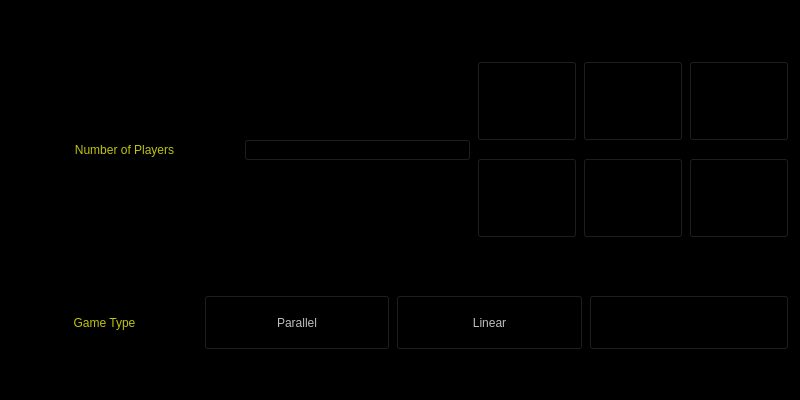
<?xml version="1.0" encoding="UTF-8"?>
<ui version="4.0">
 <class>GameSetupUi</class>
 <widget class="QWidget" name="GameSetupUi">
  <property name="geometry">
   <rect>
    <x>0</x>
    <y>0</y>
    <width>800</width>
    <height>400</height>
   </rect>
  </property>
  <property name="windowTitle">
   <string>Form</string>
  </property>
  <property name="styleSheet">
   <string notr="true">background-color: rgb(0, 0, 0);</string>
  </property>
  <layout class="QGridLayout" name="gridLayout_2">
   <item row="0" column="0" colspan="2">
    <layout class="QHBoxLayout" name="horizontalLayout_2">
     <property name="sizeConstraint">
      <enum>QLayout::SetFixedSize</enum>
     </property>
     <item>
      <widget class="QLabel" name="gameSetupLabel">
       <property name="sizePolicy">
        <sizepolicy hsizetype="Minimum" vsizetype="Minimum">
         <horstretch>0</horstretch>
         <verstretch>0</verstretch>
        </sizepolicy>
       </property>
       <property name="minimumSize">
        <size>
         <width>200</width>
         <height>200</height>
        </size>
       </property>
       <property name="maximumSize">
        <size>
         <width>400</width>
         <height>400</height>
        </size>
       </property>
       <property name="styleSheet">
        <string notr="true">color: qradialgradient(spread:pad, cx:0.5, cy:0.5, radius:0.5, fx:0.5, fy:0.5, stop:0 rgba(0, 0, 0, 0), stop:0.52 rgba(0, 0, 0, 0), stop:0.565 rgba(82, 121, 76, 33), stop:0.65 rgba(159, 235, 148, 64), stop:0.721925 rgba(255, 238, 150, 129), stop:0.77 rgba(255, 128, 128, 204), stop:0.89 rgba(191, 128, 255, 64), stop:1 rgba(0, 0, 0, 0));
font: 75 7pt &quot;Ubuntu&quot;;
color: rgb(192, 195, 15);</string>
       </property>
       <property name="frameShape">
        <enum>QFrame::NoFrame</enum>
       </property>
       <property name="text">
        <string>Number of Players</string>
       </property>
       <property name="alignment">
        <set>Qt::AlignCenter</set>
       </property>
      </widget>
     </item>
     <item>
      <widget class="QComboBox" name="numberOfPlayersSelect">
       <property name="sizePolicy">
        <sizepolicy hsizetype="Preferred" vsizetype="Fixed">
         <horstretch>0</horstretch>
         <verstretch>0</verstretch>
        </sizepolicy>
       </property>
       <property name="editable">
        <bool>false</bool>
       </property>
       <property name="maxVisibleItems">
        <number>5</number>
       </property>
       <item>
        <property name="text">
         <string>2</string>
        </property>
       </item>
       <item>
        <property name="text">
         <string>3</string>
        </property>
       </item>
       <item>
        <property name="text">
         <string>4</string>
        </property>
       </item>
       <item>
        <property name="text">
         <string>5</string>
        </property>
       </item>
       <item>
        <property name="text">
         <string>6</string>
        </property>
       </item>
      </widget>
     </item>
     <item>
      <layout class="QGridLayout" name="gridLayout">
       <property name="sizeConstraint">
        <enum>QLayout::SetFixedSize</enum>
       </property>
       <item row="0" column="0">
        <widget class="MyButton" name="playerToggle1">
         <property name="sizePolicy">
          <sizepolicy hsizetype="Fixed" vsizetype="Fixed">
           <horstretch>0</horstretch>
           <verstretch>0</verstretch>
          </sizepolicy>
         </property>
         <property name="minimumSize">
          <size>
           <width>100</width>
           <height>40</height>
          </size>
         </property>
         <property name="maximumSize">
          <size>
           <width>200</width>
           <height>80</height>
          </size>
         </property>
         <property name="text">
          <string>1 Player</string>
         </property>
        </widget>
       </item>
       <item row="0" column="1">
        <widget class="MyButton" name="playerToggle2">
         <property name="sizePolicy">
          <sizepolicy hsizetype="Fixed" vsizetype="Fixed">
           <horstretch>0</horstretch>
           <verstretch>0</verstretch>
          </sizepolicy>
         </property>
         <property name="minimumSize">
          <size>
           <width>100</width>
           <height>40</height>
          </size>
         </property>
         <property name="maximumSize">
          <size>
           <width>200</width>
           <height>80</height>
          </size>
         </property>
         <property name="text">
          <string>2 Players</string>
         </property>
        </widget>
       </item>
       <item row="0" column="2">
        <widget class="MyButton" name="playerToggle3">
         <property name="sizePolicy">
          <sizepolicy hsizetype="Fixed" vsizetype="Fixed">
           <horstretch>0</horstretch>
           <verstretch>0</verstretch>
          </sizepolicy>
         </property>
         <property name="minimumSize">
          <size>
           <width>100</width>
           <height>40</height>
          </size>
         </property>
         <property name="maximumSize">
          <size>
           <width>200</width>
           <height>80</height>
          </size>
         </property>
         <property name="text">
          <string>3 Players</string>
         </property>
        </widget>
       </item>
       <item row="1" column="0">
        <widget class="MyButton" name="playerToggle4">
         <property name="sizePolicy">
          <sizepolicy hsizetype="Fixed" vsizetype="Fixed">
           <horstretch>0</horstretch>
           <verstretch>0</verstretch>
          </sizepolicy>
         </property>
         <property name="minimumSize">
          <size>
           <width>100</width>
           <height>40</height>
          </size>
         </property>
         <property name="maximumSize">
          <size>
           <width>200</width>
           <height>80</height>
          </size>
         </property>
         <property name="text">
          <string>4 Players</string>
         </property>
        </widget>
       </item>
       <item row="1" column="1">
        <widget class="MyButton" name="playerToggle5">
         <property name="sizePolicy">
          <sizepolicy hsizetype="Fixed" vsizetype="Fixed">
           <horstretch>0</horstretch>
           <verstretch>0</verstretch>
          </sizepolicy>
         </property>
         <property name="minimumSize">
          <size>
           <width>100</width>
           <height>40</height>
          </size>
         </property>
         <property name="maximumSize">
          <size>
           <width>200</width>
           <height>80</height>
          </size>
         </property>
         <property name="text">
          <string>5 Players</string>
         </property>
        </widget>
       </item>
       <item row="1" column="2">
        <widget class="MyButton" name="playerToggle6">
         <property name="sizePolicy">
          <sizepolicy hsizetype="Fixed" vsizetype="Fixed">
           <horstretch>0</horstretch>
           <verstretch>0</verstretch>
          </sizepolicy>
         </property>
         <property name="minimumSize">
          <size>
           <width>100</width>
           <height>40</height>
          </size>
         </property>
         <property name="maximumSize">
          <size>
           <width>200</width>
           <height>80</height>
          </size>
         </property>
         <property name="text">
          <string>6 Players</string>
         </property>
        </widget>
       </item>
      </layout>
     </item>
    </layout>
   </item>
   <item row="1" column="0">
    <layout class="QHBoxLayout" name="horizontalLayout">
     <property name="sizeConstraint">
      <enum>QLayout::SetFixedSize</enum>
     </property>
     <item>
      <widget class="QLabel" name="gameTypeLabel">
       <property name="sizePolicy">
        <sizepolicy hsizetype="Minimum" vsizetype="Minimum">
         <horstretch>0</horstretch>
         <verstretch>0</verstretch>
        </sizepolicy>
       </property>
       <property name="minimumSize">
        <size>
         <width>150</width>
         <height>40</height>
        </size>
       </property>
       <property name="styleSheet">
        <string notr="true">color: qradialgradient(spread:pad, cx:0.5, cy:0.5, radius:0.5, fx:0.5, fy:0.5, stop:0 rgba(0, 0, 0, 0), stop:0.52 rgba(0, 0, 0, 0), stop:0.565 rgba(82, 121, 76, 33), stop:0.65 rgba(159, 235, 148, 64), stop:0.721925 rgba(255, 238, 150, 129), stop:0.77 rgba(255, 128, 128, 204), stop:0.89 rgba(191, 128, 255, 64), stop:1 rgba(0, 0, 0, 0));
font: 75 7pt &quot;Ubuntu&quot;;
color: rgb(192, 195, 15);</string>
       </property>
       <property name="frameShape">
        <enum>QFrame::NoFrame</enum>
       </property>
       <property name="text">
        <string>Game Type</string>
       </property>
       <property name="alignment">
        <set>Qt::AlignCenter</set>
       </property>
      </widget>
     </item>
     <item>
      <widget class="MyButton" name="parallelSelect">
       <property name="enabled">
        <bool>false</bool>
       </property>
       <property name="sizePolicy">
        <sizepolicy hsizetype="Fixed" vsizetype="Fixed">
         <horstretch>0</horstretch>
         <verstretch>0</verstretch>
        </sizepolicy>
       </property>
       <property name="minimumSize">
        <size>
         <width>100</width>
         <height>40</height>
        </size>
       </property>
       <property name="maximumSize">
        <size>
         <width>200</width>
         <height>80</height>
        </size>
       </property>
       <property name="styleSheet">
        <string notr="true"/>
       </property>
       <property name="text">
        <string>Parallel</string>
       </property>
      </widget>
     </item>
     <item>
      <widget class="MyButton" name="linearSelect">
       <property name="enabled">
        <bool>false</bool>
       </property>
       <property name="sizePolicy">
        <sizepolicy hsizetype="Fixed" vsizetype="Fixed">
         <horstretch>0</horstretch>
         <verstretch>0</verstretch>
        </sizepolicy>
       </property>
       <property name="minimumSize">
        <size>
         <width>100</width>
         <height>40</height>
        </size>
       </property>
       <property name="maximumSize">
        <size>
         <width>200</width>
         <height>80</height>
        </size>
       </property>
       <property name="styleSheet">
        <string notr="true"/>
       </property>
       <property name="text">
        <string>Linear</string>
       </property>
      </widget>
     </item>
    </layout>
   </item>
   <item row="1" column="1">
    <widget class="MyButton" name="continueButton">
     <property name="sizePolicy">
      <sizepolicy hsizetype="Fixed" vsizetype="Fixed">
       <horstretch>0</horstretch>
       <verstretch>0</verstretch>
      </sizepolicy>
     </property>
     <property name="minimumSize">
      <size>
       <width>100</width>
       <height>40</height>
      </size>
     </property>
     <property name="maximumSize">
      <size>
       <width>200</width>
       <height>55</height>
      </size>
     </property>
     <property name="styleSheet">
      <string notr="true"/>
     </property>
     <property name="text">
      <string>Continue</string>
     </property>
    </widget>
   </item>
  </layout>
 </widget>
 <customwidgets>
  <customwidget>
   <class>MyButton</class>
   <extends>QPushButton</extends>
   <header>mybutton.h</header>
  </customwidget>
 </customwidgets>
 <resources/>
 <connections/>
</ui>
